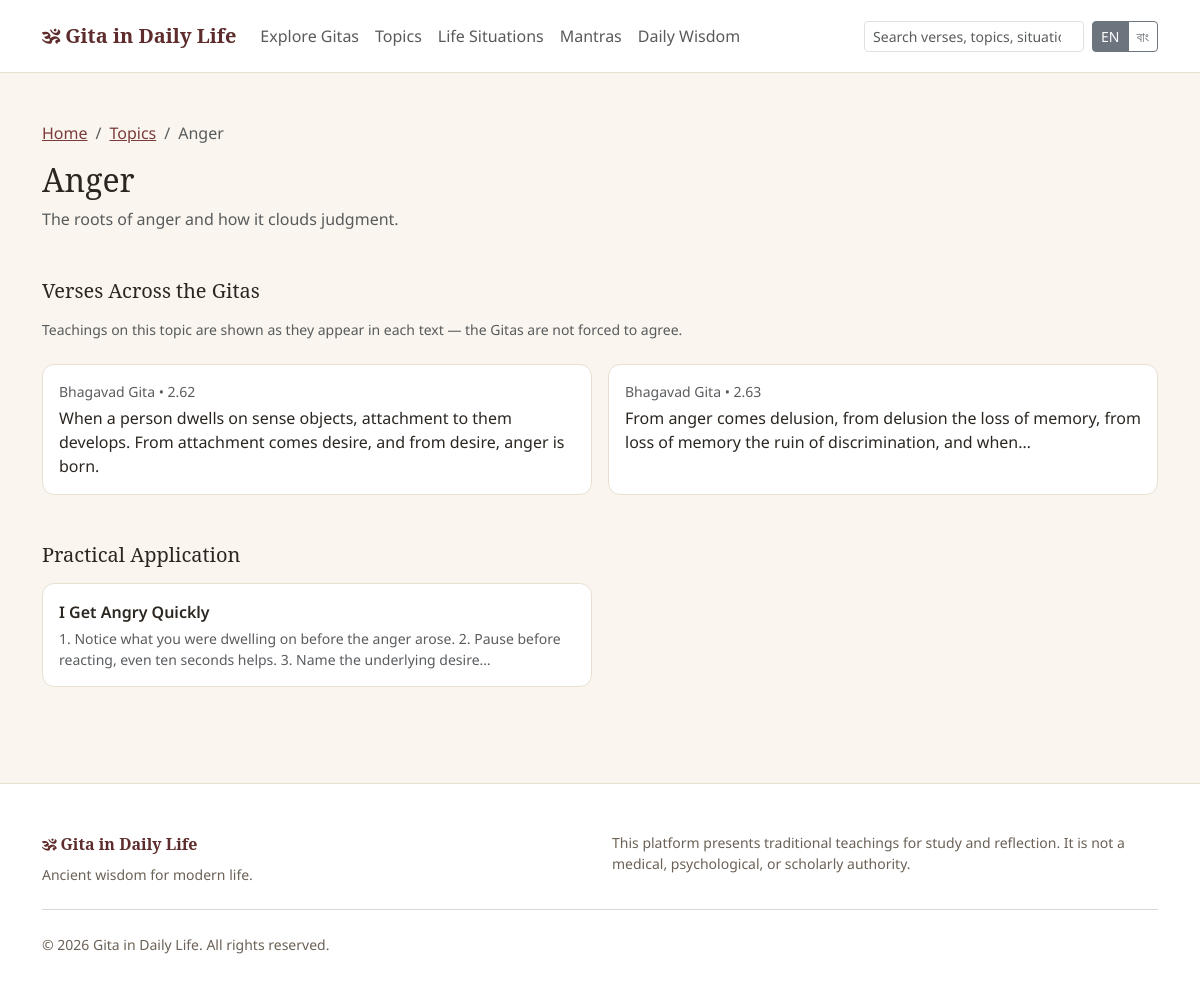
The app's page /public/topics/anger with its own data.
### tables this page shows
CREATE TABLE topics (
    id INT UNSIGNED AUTO_INCREMENT PRIMARY KEY,
    name VARCHAR(150) NOT NULL,
    slug VARCHAR(160) NOT NULL UNIQUE,
    description TEXT NULL,
    status ENUM('draft','pending','published','archived') NOT NULL DEFAULT 'published',
    created_at DATETIME NOT NULL DEFAULT CURRENT_TIMESTAMP,
    updated_at DATETIME NOT NULL DEFAULT CURRENT_TIMESTAMP ON UPDATE CURRENT_TIMESTAMP,
    INDEX idx_topics_status (status)
);

CREATE TABLE verses (
    id INT UNSIGNED AUTO_INCREMENT PRIMARY KEY,
    gita_id INT UNSIGNED NOT NULL,
    chapter_id INT UNSIGNED NOT NULL,
    verse_number INT UNSIGNED NOT NULL,
    sanskrit_text TEXT NULL,
    transliteration TEXT NULL,
    word_by_word_meaning TEXT NULL,
    literal_translation TEXT NULL,
    simple_translation_en TEXT NULL,
    translation_bn TEXT NULL,
    explanation TEXT NULL,
    philosophical_meaning TEXT NULL,
    key_teaching VARCHAR(500) NULL,
    audio_path VARCHAR(255) NULL,
    video_path VARCHAR(255) NULL,
    translator VARCHAR(150) NULL,
    commentator VARCHAR(150) NULL,
    featured TINYINT(1) NOT NULL DEFAULT 0,
    status ENUM('draft','pending','published','archived') NOT NULL DEFAULT 'draft',
    created_by INT UNSIGNED NULL,
    updated_by INT UNSIGNED NULL,
    created_at DATETIME NOT NULL DEFAULT CURRENT_TIMESTAMP,
    updated_at DATETIME NOT NULL DEFAULT CURRENT_TIMESTAMP ON UPDATE CURRENT_TIMESTAMP,
    UNIQUE KEY uniq_chapter_verse (chapter_id, verse_number),
    FOREIGN KEY (gita_id) REFERENCES gitas(id) ON DELETE CASCADE,
    FOREIGN KEY (chapter_id) REFERENCES chapters(id) ON DELETE CASCADE,
    INDEX idx_verses_status (status),
    INDEX idx_verses_featured (featured)
);

CREATE TABLE gitas (
    id INT UNSIGNED AUTO_INCREMENT PRIMARY KEY,
    name VARCHAR(150) NOT NULL,
    slug VARCHAR(160) NOT NULL UNIQUE,
    alternate_names VARCHAR(255) NULL,
    short_description VARCHAR(500) NULL,
    introduction TEXT NULL,
    historical_context TEXT NULL,
    philosophy TEXT NULL,
    main_themes TEXT NULL,
    author_attribution VARCHAR(255) NULL,
    cover_image VARCHAR(255) NULL,
    language_available VARCHAR(100) NULL DEFAULT 'en',
    featured TINYINT(1) NOT NULL DEFAULT 0,
    status ENUM('draft','pending','published','archived') NOT NULL DEFAULT 'draft',
    meta_title VARCHAR(255) NULL,
    meta_description VARCHAR(500) NULL,
    created_by INT UNSIGNED NULL,
    updated_by INT UNSIGNED NULL,
    created_at DATETIME NOT NULL DEFAULT CURRENT_TIMESTAMP,
    updated_at DATETIME NOT NULL DEFAULT CURRENT_TIMESTAMP ON UPDATE CURRENT_TIMESTAMP,
    INDEX idx_gitas_status (status),
    INDEX idx_gitas_featured (featured)
);

CREATE TABLE chapters (
    id INT UNSIGNED AUTO_INCREMENT PRIMARY KEY,
    gita_id INT UNSIGNED NOT NULL,
    chapter_number INT UNSIGNED NOT NULL,
    name VARCHAR(200) NOT NULL,
    sanskrit_name VARCHAR(200) NULL,
    translation_name VARCHAR(200) NULL,
    summary TEXT NULL,
    main_ideas TEXT NULL,
    status ENUM('draft','pending','published','archived') NOT NULL DEFAULT 'draft',
    created_at DATETIME NOT NULL DEFAULT CURRENT_TIMESTAMP,
    updated_at DATETIME NOT NULL DEFAULT CURRENT_TIMESTAMP ON UPDATE CURRENT_TIMESTAMP,
    UNIQUE KEY uniq_gita_chapter (gita_id, chapter_number),
    FOREIGN KEY (gita_id) REFERENCES gitas(id) ON DELETE CASCADE,
    INDEX idx_chapters_status (status)
);

CREATE TABLE teachings (
    id INT UNSIGNED AUTO_INCREMENT PRIMARY KEY,
    title VARCHAR(255) NOT NULL,
    slug VARCHAR(280) NOT NULL UNIQUE,
    life_problem TEXT NULL,
    relevant_teaching TEXT NULL,
    what_it_says TEXT NULL,
    what_it_does_not_mean TEXT NULL,
    how_to_apply TEXT NULL,
    reflection_question VARCHAR(500) NULL,
    practice TEXT NULL,
    status ENUM('draft','pending','published','archived') NOT NULL DEFAULT 'draft',
    created_at DATETIME NOT NULL DEFAULT CURRENT_TIMESTAMP,
    updated_at DATETIME NOT NULL DEFAULT CURRENT_TIMESTAMP ON UPDATE CURRENT_TIMESTAMP,
    INDEX idx_teachings_status (status)
);

CREATE TABLE settings (
    id INT UNSIGNED AUTO_INCREMENT PRIMARY KEY,
    setting_key VARCHAR(150) NOT NULL UNIQUE,
    setting_value TEXT NULL,
    setting_group VARCHAR(60) NOT NULL DEFAULT 'general'
);

### app/core/Controller.php (called while the page is built, shortened)
<?php
abstract class Controller
{
    protected function view(string $view, array $data = []): void
    {
        extract($data, EXTR_SKIP);
        $viewFile = VIEWS_PATH . '/frontend/' . $view . '.php';
        require $viewFile;
        require VIEWS_PATH . '/frontend/layout.php';
    }
}

### modules/TopicController.php (called while the page is built, shortened)
<?php
final class TopicController extends Controller
{
    public function show(string $slug): void
    {
        $topic = Topic::findBySlug($slug);
        $this->view('topics/show', [
            'pageTitle' => $topic['name'] . ' — ' . APP_NAME,
            'metaDescription' => $topic['description'],
            'topic' => $topic,
            'verses' => Topic::versesFor((int) $topic['id']),
            'teachings' => Topic::teachingsFor((int) $topic['id']),
        ]);
    }
}

### public/index.php (called while the page is built, shortened)
<?php
require_once __DIR__ . '/../app/bootstrap.php';
$router = new Router();
$router->dispatch();

### app/helpers/functions.php (called while the page is built, shortened)
<?php
function e(?string $value): string
{
    return htmlspecialchars((string) $value, ENT_QUOTES, 'UTF-8');
}
function url(string $path = ''): string
{
    return APP_BASE_PATH . '/' . ltrim($path, '/');
}
function current_lang(): string
{
    return Session::get('lang', DEFAULT_LANGUAGE);
}
function verse_text(array $verse): string
{
    return (string) ($verse['simple_translation_en'] ?? '');
}
function __t(string $key, array $replace = []): string
{
    static $cache = [];
    $lang = current_lang();
    if (!isset($cache[$lang])) {
        $file = LANGUAGES_PATH . '/' . $lang . '.php';
        $cache[$lang] = is_file($file) ? require $file : [];
    }
    $text = $cache[$lang][$key] ?? $key;
    return $text;
}
function str_excerpt(?string $text, int $length = 160): string
{
    $text = trim((string) $text);
    if (mb_strlen($text) <= $length) {
        return $text;
    }
    $truncated = mb_substr($text, 0, $length);
    $lastSpace = mb_strrpos($truncated, ' ');
    if ($lastSpace !== false) {
        $truncated = mb_substr($truncated, 0, $lastSpace);
    }
    return $truncated . '…';
}

### app/core/Session.php (called while the page is built, shortened)
<?php
final class Session
{
    public static function get(string $key, $default = null)
    {
        return $_SESSION[$key] ?? $default;
    }
}

### app/bootstrap.php (called while the page is built, shortened)
<?php
require_once APP_PATH . '/config/config.php';
spl_autoload_register(function (string $class): void {
    static $dirs = null;
    if ($dirs === null) {
        $dirs = [
            APP_PATH . '/core',
            APP_PATH . '/models',
            APP_PATH . '/services',
            ROOT_PATH . '/modules',
        ];
    }
    foreach ($dirs as $dir) {
        $file = $dir . '/' . $class . '.php';
        if (is_file($file)) {
            return;
        }
    }
});
require_once APP_PATH . '/helpers/functions.php';

### app/core/Model.php (called while the page is built, shortened)
<?php
abstract class Model
{
    protected static string $table = '';
    protected static function db(): PDO
    {
        return Database::connection();
    }
    protected static function assertSafeIdentifier(string $identifier): string
    {
        return $identifier;
    }
    public static function findBy(string $column, $value): ?array
    {
        $stmt = self::db()->prepare('SELECT * FROM ' . static::$table . ' WHERE ' . $column . ' = ? LIMIT 1');
        $stmt->execute([$value]);
        $row = $stmt->fetch();
        return $row === false ? null : $row;
    }
    public static function all(string $orderBy = ''): array
    {
        $sql = 'SELECT * FROM ' . static::$table;
        return self::db()->query($sql)->fetchAll();
    }
}

### app/core/Database.php (called while the page is built, shortened)
<?php
final class Database
{
    private static ?PDO $instance = null;
    public static function connection(): PDO
    {
        if (self::$instance === null) {
            $dsn = sprintf('mysql:host=%s;dbname=%s;charset=%s', DB_HOST, DB_NAME, DB_CHARSET);
            self::$instance = new PDO($dsn, DB_USER, DB_PASS, [
                PDO::ATTR_ERRMODE => PDO::ERRMODE_EXCEPTION,
                PDO::ATTR_DEFAULT_FETCH_MODE => PDO::FETCH_ASSOC,
                PDO::ATTR_EMULATE_PREPARES => false,
            ]);
        }
        return self::$instance;
    }
}

### app/models/Topic.php (called while the page is built, shortened)
<?php
final class Topic extends Model
{
    public static function findBySlug(string $slug): ?array
    {
        return self::findBy('slug', $slug);
    }
    public static function versesFor(int $topicId): array
    {
        $stmt = self::db()->prepare(
            'SELECT v.*, g.name AS gita_name, g.slug AS gita_slug, c.chapter_number
             FROM verses v
             JOIN verse_topics vt ON vt.verse_id = v.id
             JOIN gitas g ON g.id = v.gita_id
             JOIN chapters c ON c.id = v.chapter_id
             WHERE vt.topic_id = ? AND v.status = "published"
             ORDER BY g.name, c.chapter_number, v.verse_number'
        );
        $stmt->execute([$topicId]);
        return $stmt->fetchAll();
    }
    public static function teachingsFor(int $topicId): array
    {
        $stmt = self::db()->prepare(
            'SELECT te.* FROM teachings te
             JOIN teaching_topics tt ON tt.teaching_id = te.id
             WHERE tt.topic_id = ? AND te.status = "published"'
        );
        $stmt->execute([$topicId]);
        return $stmt->fetchAll();
    }
}

### app/core/Request.php (called while the page is built, shortened)
<?php
final class Request
{
    public static function uri(): string
    {
        $uri = $_SERVER['REQUEST_URI'] ?? '/';
        $path = parse_url($uri, PHP_URL_PATH);
        return $path === false || $path === null ? '/' : $path;
    }
}

### app/models/Setting.php (called while the page is built, shortened)
<?php
final class Setting extends Model
{
    public static function get(string $key, ?string $default = null): ?string
    {
        static $cache = null;
        if ($cache === null) {
            $cache = [];
            foreach (self::all() as $row) {
                $cache[$row['setting_key']] = $row['setting_value'];
            }
        }
        return $cache[$key] ?? $default;
    }
}

### views/frontend/topics/show.php (the view, shortened to what this page needs)
<div class="container py-5">
  <nav aria-label="breadcrumb"><ol class="breadcrumb">
    <li class="breadcrumb-item"><a href="<?= e(url('')) ?>"><?= e(__t('breadcrumb.home')) ?></a></li>
    <li class="breadcrumb-item"><a href="<?= e(url('topics')) ?>"><?= e(__t('breadcrumb.topics')) ?></a></li>
    <li class="breadcrumb-item active"><?= e($topic['name']) ?></li>
  </ol></nav>
  <h1 class="h2 font-serif mb-2"><?= e($topic['name']) ?></h1>
  <p class="text-muted mb-5"><?= e($topic['description']) ?></p>
  <h2 class="h5 mb-3"><?= e(__t('topics.compare_heading')) ?></h2>
  <p class="text-muted small mb-4"><?= e(__t('topics.compare_sub')) ?></p>
  <div class="row g-3 mb-5">
    <?php foreach ($verses as $verse): ?>
      <div class="col-md-6">
        <a href="<?= e(url('verses/' . $verse['gita_slug'] . '/' . $verse['chapter_number'] . '/' . $verse['verse_number'])) ?>" class="card-gidl p-3 d-block text-decoration-none text-reset h-100">
          <div class="small text-muted mb-1"><?= e($verse['gita_name']) ?> • <?= (int) $verse['chapter_number'] ?>.<?= (int) $verse['verse_number'] ?></div>
          <p class="mb-0"><?= e(str_excerpt(verse_text($verse), 130)) ?></p>
        </a>
      </div>
    <?php endforeach; ?>
  </div>
  <?php if ($teachings !== []): ?>
    <h2 class="h5 mb-3"><?= e(__t('label.practical_application')) ?></h2>
    <div class="row g-3">
      <?php foreach ($teachings as $teaching): ?>
        <div class="col-md-6">
          <div class="card-gidl p-3 h-100">
            <p class="fw-semibold mb-1"><?= e($teaching['title']) ?></p>
            <p class="text-muted small mb-0"><?= e(str_excerpt($teaching['how_to_apply'], 140)) ?></p>
          </div>
        </div>
      <?php endforeach; ?>
    </div>
  <?php endif; ?>
</div>

### app/core/Router.php (shortened to what this page needs)
<?php
final class Router
{
    private array $routes = [];
    public function get(string $pattern, string $handler): void
    {
        $this->routes[] = ['GET', $pattern, $handler];
    }
    public function dispatch(): void
    {
        $uri = $this->currentPath();
        foreach ($this->routes as [$routeMethod, $pattern, $handler]) {
            $regex = $this->patternToRegex($pattern);
            if (preg_match($regex, $uri, $matches)) {
                $params = array_filter($matches, static fn ($key) => !is_int($key), ARRAY_FILTER_USE_KEY);
                $this->callHandler($handler, array_values($params));
                return;
            }
        }
    }
    private function currentPath(): string
    {
        $uri = Request::uri();
        $base = APP_BASE_PATH;
        if ($base !== '' && str_starts_with($uri, $base)) {
            $uri = substr($uri, strlen($base));
        }
        $uri = '/' . trim($uri, '/');
        return $uri;
    }
    private function patternToRegex(string $pattern): string
    {
        $pattern = rtrim($pattern, '/');
        if ($pattern === '') {
            $pattern = '/';
        }
        $regex = preg_replace('#\{([a-zA-Z_][a-zA-Z0-9_]*)\}#', '(?P<$1>[^/]+)', $pattern);
        return '#^' . $regex . '$#u';
    }
    private function callHandler(string $handler, array $params): void
    {
        [$controllerName, $methodName] = explode('@', $handler);
        $controller = new $controllerName();
        $controller->$methodName(...$params);
    }
}

### views/frontend/partials/footer.php (shortened to what this page needs)
<footer class="site-footer py-5 mt-5">
  <div class="container">
    <div class="row">
      <div class="col-md-6 mb-3 mb-md-0">
        <div class="font-serif fw-bold mb-2" style="color:var(--gidl-primary-dark);">🕉 <?= e(APP_NAME) ?></div>
        <p class="small mb-0"><?= e(Setting::get('site_tagline', 'Ancient wisdom for modern life.')) ?></p>
      </div>
      <div class="col-md-6">
        <p class="small mb-0"><?= e(__t('footer.disclaimer')) ?></p>
      </div>
    </div>
    <hr class="my-4">
    <p class="small mb-0">&copy; <?= date('Y') ?> <?= e(APP_NAME) ?>. <?= e(__t('footer.rights')) ?></p>
  </div>
</footer>
</body>
</html>

### public/assets/css/style.css (style rules this page uses)
:root { --gidl-bg: #faf6ef; --gidl-surface: #ffffff; --gidl-text: #2b2620; --gidl-text-muted: #6b6156; --gidl-border: #e8dfd0; --gidl-primary: #7a3b3b; --gidl-primary-dark: #5e2c2c; --gidl-accent: #c98a3e; }
body { background-color: var(--gidl-bg); color: var(--gidl-text); font-family: 'Noto Sans', system-ui, -apple-system, "Segoe UI", sans-serif; }
.font-serif, h1, h2, h3, h4, .verse-sanskrit { font-family: 'Noto Serif', Georgia, 'Times New Roman', serif; }
a { color: var(--gidl-primary); }
.card-gidl { background: var(--gidl-surface); border: 1px solid var(--gidl-border); border-radius: .75rem; transition: box-shadow .15s ease, transform .15s ease; }
footer.site-footer { background: var(--gidl-surface); border-top: 1px solid var(--gidl-border); color: var(--gidl-text-muted); }

### records on screen
topics: name "Anger", description "The roots of anger and how it clouds judgment."
verses: gita.name "Bhagavad Gita", chapter.chapter_number "2", verse_number "62", simple_translation_en "When a person dwells on sense objects, attachment to them develops. From attachment comes desire, and from desire, anger is born."
verses: gita.name "Bhagavad Gita", chapter.chapter_number "2", verse_number "63", simple_translation_en "From anger comes delusion, from delusion the loss of memory, from loss of memory the ruin of discrimination, and when…"
teachings: title "I Get Angry Quickly", how_to_apply "1. Notice what you were dwelling on before the anger arose. 2. Pause before reacting, even ten seconds helps. 3. Name the underlying desire…"
settings: setting_value "This platform presents traditional teachings for study and reflection. It is not a medical, psychological, or scholarly authority.", setting_value "All rights reserved."

### other values on screen
Setting::get('site_tagline', 'Ancient wisdom for modern life.') "Ancient wisdom for modern life."
